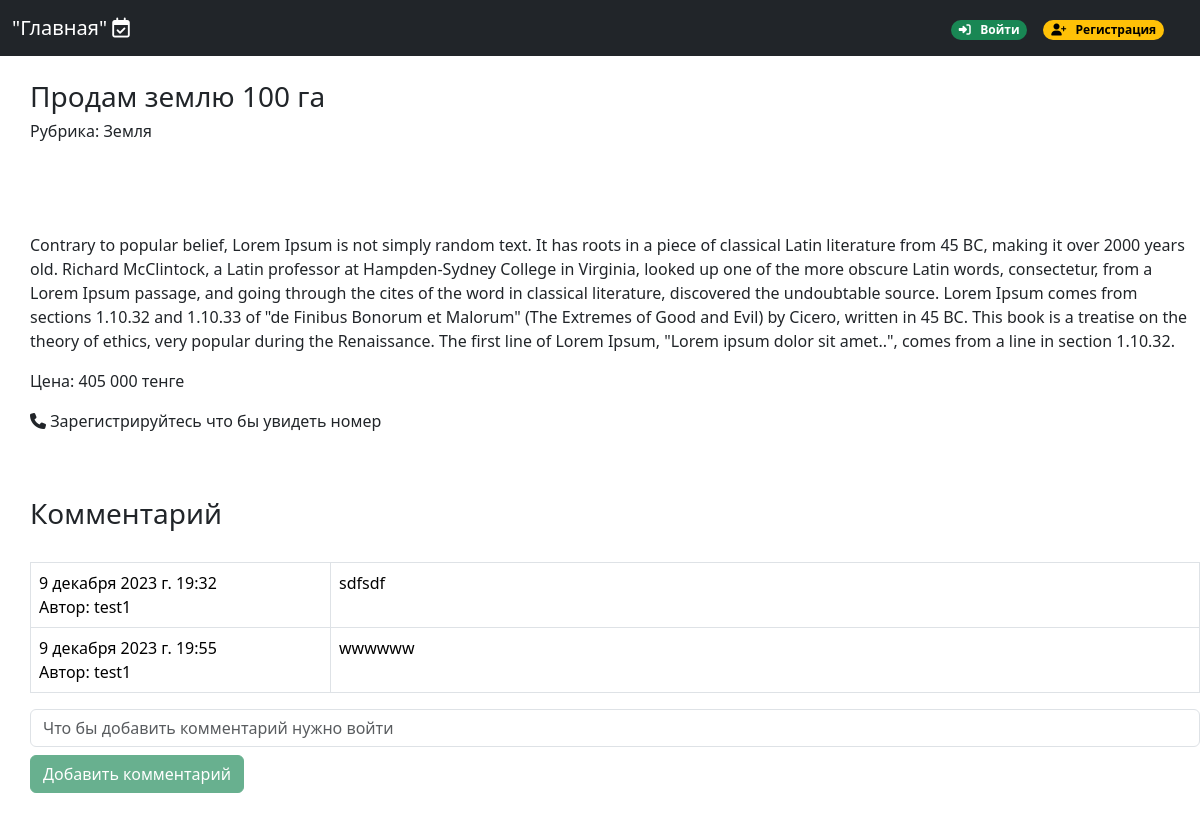
Page /rubric/4/post/4/ on the committed database.
### app/models.py (models this page shows, shortened)
class Post(models.Model):
    rubric = models.ForeignKey(Rubric, on_delete=models.PROTECT, verbose_name='Раздел')
    title = models.CharField(max_length=255, verbose_name='Заголовок')
    content = models.TextField(verbose_name='Описание')
    price = models.IntegerField(verbose_name='Цена')
    contact = models.TextField(verbose_name='Контакты')
    image = ThumbnailerImageField(verbose_name='Картинка', upload_to='posts', blank=True)
    created_at = models.DateTimeField(auto_now_add=True, verbose_name='Дата')
    author = models.ForeignKey(User, on_delete=models.CASCADE, verbose_name='Автор')

class Rubric(models.Model):
    name = models.CharField(max_length=255, verbose_name='Раздел')
    parent = models.ForeignKey('self', on_delete=models.CASCADE, null=True, blank=True, related_name='subrubric')

class Comment(models.Model):
    post = models.ForeignKey(Post, on_delete=models.CASCADE, verbose_name='Объявления', related_name='comment')
    created_at = models.DateTimeField(auto_now_add=True, verbose_name='Дата')
    author = models.ForeignKey(User, on_delete=models.CASCADE, verbose_name='Автор')
    content = models.TextField(verbose_name='Комментарий')

### app/views.py (the view, shortened to what this page needs)
# urls.py: path('rubric/<int:subrubric_pk>/post/<int:post_pk>/', PostView.as_view(), name='post'),
class PostView(View):
    def get(self, request, subrubric_pk, post_pk):
        form = AddCommentForm(request.POST)
        post = Post.objects.get(pk=post_pk)
        comments = Comment.objects.filter(post=post)
        context = {'form':form, 'post':post, 'comments':comments}
        return render(request, 'post.html', context)

### app/forms.py
class AddCommentForm(forms.ModelForm):
    class Meta:
        model = Comment
        fields = ['content']

### app/templatetags/custom_filters.py (called while the page is built)
@register.filter
def thousands_with_spaces(value):
    try:
        value = int(value) if isinstance(value, str) else value
        formatted_value = "{:,}".format(value).replace(",", " ")
        return formatted_value
    except (ValueError, TypeError):
        return value

### templates/post.html (shortened to what this page needs)
{% extends "base.html" %}
{% load static %}
{% load custom_filters %}
{% block content %}
<h3> {{ post.title }} </h3>
<h6> Рубрика: {{ post.rubric.name }} </h6>
<div style="padding-top:30px; padding-bottom: 30px;"><img src="{{ post.image.profile.url }}"></div>
<p> {{ post.content }} </p>
<p>   Цена: {{ post.price|thousands_with_spaces }} тенге</p>
<p><i class="fa-solid fa-phone"></i>
{% if user.is_authenticated %}  {{ post.contact }}
{% else %} Зарегистрируйтесь что бы увидеть номер
{% endif %}
</p>
<br> <br>
<h3> Комментарий </h3> <br>
<table  class="table table-bordered">
{% for each in comments %}
        <tr>
            <td style="width:300px;">{{ each.created_at }} <br> Автор: {{ each.author }} </td>
            <td>{{ each.content }} <br>
            </td>
        </tr>
{% endfor %}
</table>
<form method="POST">
    <div class="row-md-2">
        <input type="text" class="form-control  mb-2" name="content" placeholder= {% if request.user.is_authenticated %} "Введите комментарий" {% else %} "Что бы добавить комментарий нужно войти" {% endif%} {% if request.user.is_authenticated %} {% else %} readonly {% endif%} >
    </div>
    <div class="row-md-2">
        <button type="submit" class="btn btn-success" {% if request.user.is_authenticated %} {% else %} disabled {% endif%}>Добавить комментарий</button>
    </div>
</form>
{% endblock %}

### rows in the picture
Post: title "Продам землю 100 га", rubric.name "Земля", content "Contrary to popular belief, Lorem Ipsum is not simply random text. It has roots in a piece of classical Latin literature from 45 BC, making it over 2000 years old. Richard McClintock, a Latin professor at Hampden-Sydney College in Virginia, looked up one of the more obscure Latin words, consectetur, from a Lorem Ipsum passage, and going through the cites of the word in classical literature, discovered the undoubtable source. Lorem Ipsum comes from sections 1.10.32 and 1.10.33 of \"de Finibus Bonorum et Malorum\" (The Extremes of Good and Evil) by Cicero, written in 45 BC. This book is a treatise on the theory of ethics, very popular during the Renaissance. The first line of Lorem Ipsum,…", price|thousands_with_spaces "405 000"
Comment: created_at "9 декабря 2023 г. 19:32", author "test1", content "sdfsdf"
Comment: created_at "9 декабря 2023 г. 19:55", author "test1", content "wwwwww"
